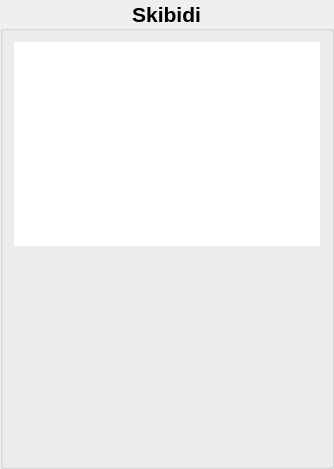
<?xml version="1.0" encoding="UTF-8"?>
<ui version="4.0">
 <class>AlgorithmSelectionBox</class>
 <widget class="QGroupBox" name="AlgorithmSelectionBox">
  <property name="geometry">
   <rect>
    <x>0</x>
    <y>0</y>
    <width>334</width>
    <height>469</height>
   </rect>
  </property>
  <property name="sizePolicy">
   <sizepolicy hsizetype="MinimumExpanding" vsizetype="MinimumExpanding">
    <horstretch>0</horstretch>
    <verstretch>0</verstretch>
   </sizepolicy>
  </property>
  <property name="font">
   <font>
    <pointsize>16</pointsize>
    <bold>true</bold>
   </font>
  </property>
  <property name="windowTitle">
   <string>GroupBox</string>
  </property>
  <property name="title">
   <string>Skibidi</string>
  </property>
  <property name="alignment">
   <set>Qt::AlignmentFlag::AlignCenter</set>
  </property>
  <layout class="QVBoxLayout" name="verticalLayout">
   <item>
    <widget class="NoClickQTxtBrowser" name="txtBrowser">
     <property name="sizePolicy">
      <sizepolicy hsizetype="Expanding" vsizetype="MinimumExpanding">
       <horstretch>0</horstretch>
       <verstretch>0</verstretch>
      </sizepolicy>
     </property>
     <property name="font">
      <font>
       <pointsize>9</pointsize>
       <bold>false</bold>
      </font>
     </property>
     <property name="frameShape">
      <enum>QFrame::Shape::NoFrame</enum>
     </property>
     <property name="frameShadow">
      <enum>QFrame::Shadow::Plain</enum>
     </property>
     <property name="lineWidth">
      <number>0</number>
     </property>
     <property name="verticalScrollBarPolicy">
      <enum>Qt::ScrollBarPolicy::ScrollBarAlwaysOff</enum>
     </property>
     <property name="horizontalScrollBarPolicy">
      <enum>Qt::ScrollBarPolicy::ScrollBarAlwaysOff</enum>
     </property>
     <property name="sizeAdjustPolicy">
      <enum>QAbstractScrollArea::SizeAdjustPolicy::AdjustToContentsOnFirstShow</enum>
     </property>
     <property name="markdown">
      <string/>
     </property>
    </widget>
   </item>
   <item>
    <widget class="CustomVideoWidget" name="widget" native="true">
     <property name="sizePolicy">
      <sizepolicy hsizetype="Preferred" vsizetype="MinimumExpanding">
       <horstretch>0</horstretch>
       <verstretch>0</verstretch>
      </sizepolicy>
     </property>
    </widget>
   </item>
  </layout>
 </widget>
 <customwidgets>
  <customwidget>
   <class>CustomVideoWidget</class>
   <extends>QWidget</extends>
   <header location="global">customvideowidget.h</header>
   <container>1</container>
  </customwidget>
  <customwidget>
   <class>NoClickQTxtBrowser</class>
   <extends>QTextBrowser</extends>
   <header>noclickqtxtbrowser.h</header>
  </customwidget>
 </customwidgets>
 <resources/>
 <connections/>
</ui>
